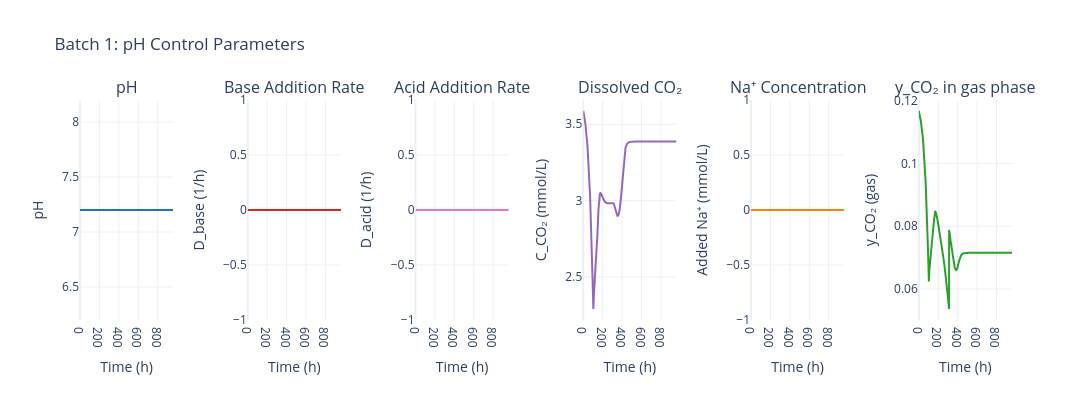

Write notebook code for a chart like this one.
### Code cell
sim.data.plot_pH_control(batch_number=1)

### Figure 1 — Plotly figure (JSON) as saved in the notebook; plotly's stock layout.template omitted (floating-point values rounded to 4 significant figures; data arrays with more than 128 entries replaced by an {"elided": "..."} marker saying what was removed)
{"data": [{"hovertemplate": "Time: %{x:.1f} h<br>pH: %{y:.2f}<extra></extra>", "line": {"color": "#1f77b4", "width": 2}, "mode": "lines", "name": "pH", "type": "scatter", "x": {"elided": "1015 float values"}, "xaxis": "x", "y": {"elided": "1015 float values"}, "yaxis": "y"}, {"hovertemplate": "Time: %{x:.1f} h<br>D_base: %{y:.4f} 1/h<extra></extra>", "line": {"color": "#d62728", "width": 2}, "mode": "lines", "name": "D_base", "type": "scatter", "x": {"elided": "1015 float values"}, "xaxis": "x2", "y": {"elided": "1015 float values"}, "yaxis": "y2"}, {"hovertemplate": "Time: %{x:.1f} h<br>D_acid: %{y:.4f} 1/h<extra></extra>", "line": {"color": "#e377c2", "width": 2}, "mode": "lines", "name": "D_acid", "type": "scatter", "x": {"elided": "1015 float values"}, "xaxis": "x3", "y": {"elided": "1015 float values"}, "yaxis": "y3"}, {"hovertemplate": "Time: %{x:.1f} h<br>C_CO₂: %{y:.2f} mmol/L<extra></extra>", "line": {"color": "#9467bd", "width": 2}, "mode": "lines", "name": "C_CO₂", "type": "scatter", "x": {"elided": "1015 float values"}, "xaxis": "x4", "y": {"elided": "1015 float values"}, "yaxis": "y4"}, {"hovertemplate": "Time: %{x:.1f} h<br>Added Na⁺: %{y:.1f} mmol/L<extra></extra>", "line": {"color": "#ff7f0e", "width": 2}, "mode": "lines", "name": "Added Na⁺", "type": "scatter", "x": {"elided": "1015 float values"}, "xaxis": "x5", "y": {"elided": "1015 float values"}, "yaxis": "y5"}, {"hovertemplate": "Time: %{x:.1f} h<br>y_CO₂ (gas): %{y:.2f}<extra></extra>", "line": {"color": "#2ca02c", "width": 2}, "mode": "lines", "name": "y_CO₂ (gas)", "type": "scatter", "x": {"elided": "1015 float values"}, "xaxis": "x6", "y": {"elided": "1015 float values"}, "yaxis": "y6"}], "layout": {"annotations": [{"font": {"size": 16}, "showarrow": false, "text": "pH", "x": 0.05, "xanchor": "center", "xref": "paper", "y": 1, "yanchor": "bottom", "yref": "paper"}, {"font": {"size": 16}, "showarrow": false, "text": "Base Addition Rate", "x": 0.23, "xanchor": "center", "xref": "paper", "y": 1, "yanchor": "bottom", "yref": "paper"}, {"font": {"size": 16}, "showarrow": false, "text": "Acid Addition Rate", "x": 0.41, "xanchor": "center", "xref": "paper", "y": 1, "yanchor": "bottom", "yref": "paper"}, {"font": {"size": 16}, "showarrow": false, "text": "Dissolved CO₂", "x": 0.59, "xanchor": "center", "xref": "paper", "y": 1, "yanchor": "bottom", "yref": "paper"}, {"font": {"size": 16}, "showarrow": false, "text": "Na⁺ Concentration", "x": 0.77, "xanchor": "center", "xref": "paper", "y": 1, "yanchor": "bottom", "yref": "paper"}, {"font": {"size": 16}, "showarrow": false, "text": "y_CO₂ in gas phase", "x": 0.95, "xanchor": "center", "xref": "paper", "y": 1, "yanchor": "bottom", "yref": "paper"}], "font": {"size": 12}, "height": 400, "showlegend": false, "title": {"text": "Batch 1: pH Control Parameters"}, "width": 2100, "xaxis": {"anchor": "y", "domain": [0, 0.1], "title": {"text": "Time (h)"}}, "xaxis2": {"anchor": "y2", "domain": [0.18, 0.28], "title": {"text": "Time (h)"}}, "xaxis3": {"anchor": "y3", "domain": [0.36, 0.46], "title": {"text": "Time (h)"}}, "xaxis4": {"anchor": "y4", "domain": [0.54, 0.64], "title": {"text": "Time (h)"}}, "xaxis5": {"anchor": "y5", "domain": [0.72, 0.82], "title": {"text": "Time (h)"}}, "xaxis6": {"anchor": "y6", "domain": [0.9, 1.0], "title": {"text": "Time (h)"}}, "yaxis": {"anchor": "x", "domain": [0, 1], "title": {"text": "pH"}}, "yaxis2": {"anchor": "x2", "domain": [0, 1], "title": {"text": "D_base (1/h)"}}, "yaxis3": {"anchor": "x3", "domain": [0, 1], "title": {"text": "D_acid (1/h)"}}, "yaxis4": {"anchor": "x4", "domain": [0, 1], "title": {"text": "C_CO₂ (mmol/L)"}}, "yaxis5": {"anchor": "x5", "domain": [0, 1], "title": {"text": "Added Na⁺ (mmol/L)"}}, "yaxis6": {"anchor": "x6", "domain": [0, 1], "title": {"text": "y_CO₂ (gas)"}}}}
